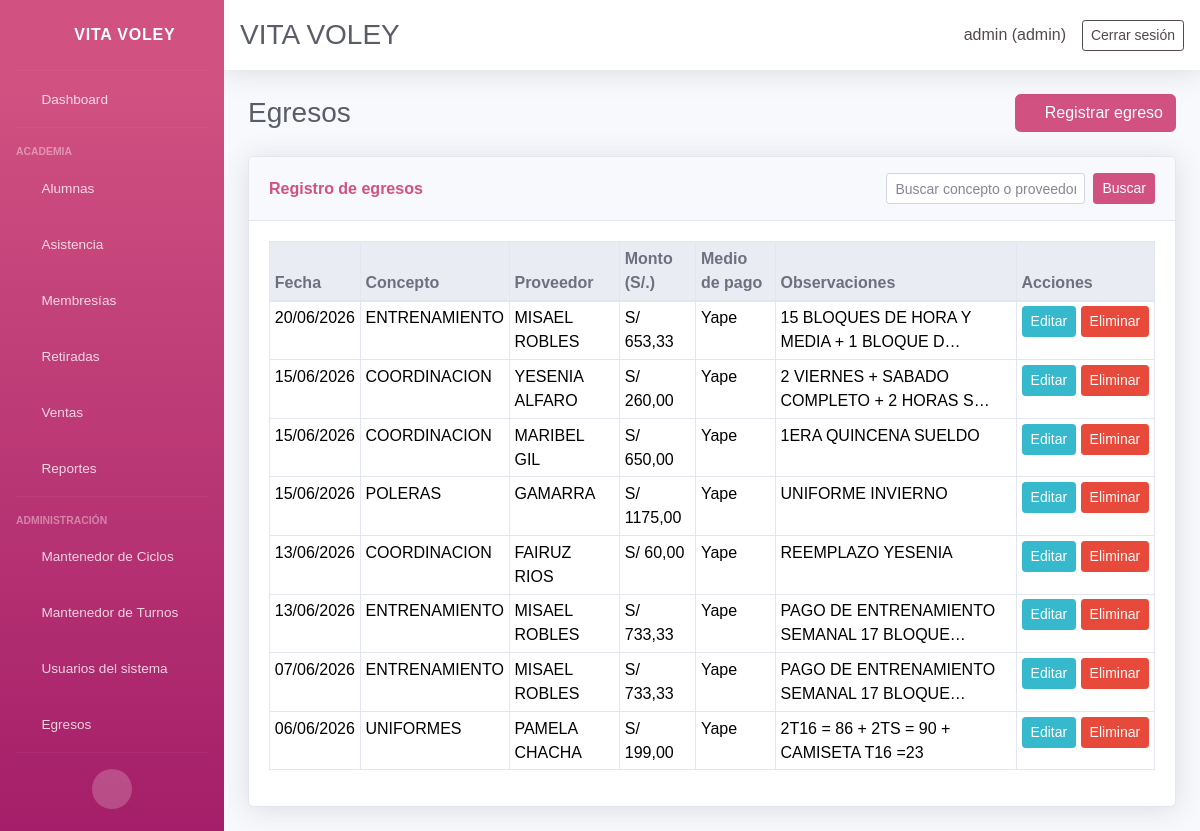
Before: /expenses/ (signed in) with the older database file.
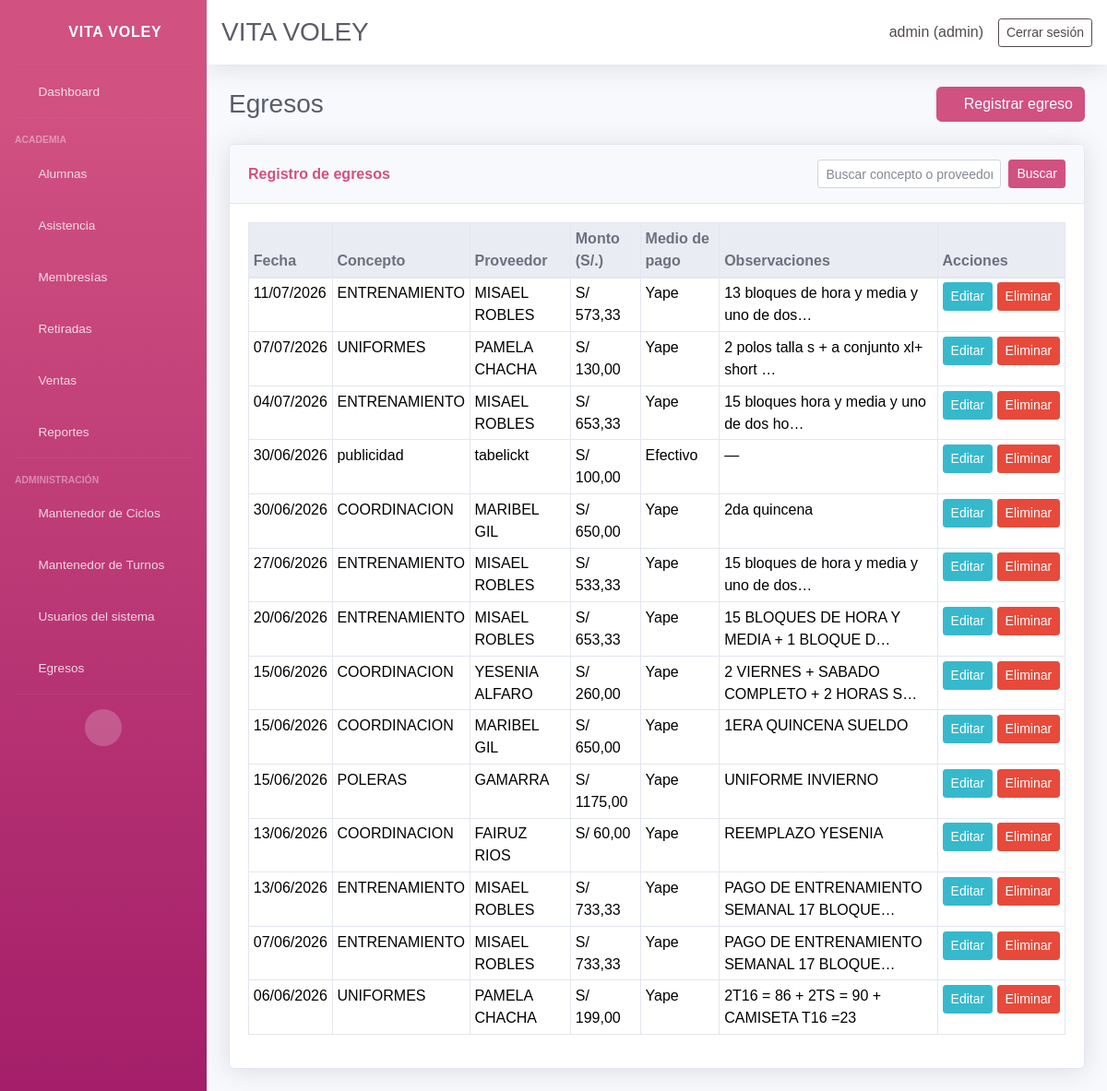
After: the same page with the newer database file.
### core/models.py (models this page shows, shortened)
class AuditableModel(models.Model):
    created_by = models.ForeignKey(
        settings.AUTH_USER_MODEL,
        on_delete=models.SET_NULL,
        null=True,
        blank=True,
        related_name='%(app_label)s_%(class)s_created',
        verbose_name='Creado por',
    )
    updated_by = models.ForeignKey(
        settings.AUTH_USER_MODEL,
        on_delete=models.SET_NULL,
        null=True,
        blank=True,
        related_name='%(app_label)s_%(class)s_updated',
        verbose_name='Actualizado por',
    )
    updated_at = models.DateTimeField(auto_now=True, verbose_name='Actualizado el')
    class Meta:
        abstract = True

class Expense(AuditableModel, models.Model):
    date = models.DateField(default=timezone.now, verbose_name='Fecha')
    concept = models.CharField(max_length=200, verbose_name='Concepto')
    provider = models.CharField(max_length=200, blank=True, verbose_name='Proveedor')
    amount = models.DecimalField(max_digits=10, decimal_places=2, verbose_name='Monto (S/.)')
    payment_method = models.CharField(
        max_length=20,
        choices=PAYMENT_METHOD_CHOICES,
        default='efectivo',
        verbose_name='Medio de pago',
    )
    observations = models.TextField(blank=True, verbose_name='Observaciones')
    created_at = models.DateTimeField(auto_now_add=True)
    class Meta:
        ordering = ['-date', '-created_at']
        verbose_name = 'Egreso'
        verbose_name_plural = 'Egresos'

### core/views_expenses.py (the view)
# urls.py: path('expenses/', views_expenses.expense_list, name='expenses_list'),
@login_required(login_url='login')
def expense_list(request):
    admin_redirect = _ensure_admin(request)
    if admin_redirect:
        return admin_redirect
    query = request.GET.get('q', '').strip()
    expenses = _expenses_queryset(query)
    show_create = request.GET.get('create') == '1'
    form = None
    if request.method == 'POST':
        show_create = True
        form = ExpenseForm(request.POST)
        if form.is_valid():
            form.save()
            return redirect('expenses_list')
    elif show_create:
        form = ExpenseForm()
    return render(request, 'core/expenses.html', {
        'expenses': expenses,
        'query': query,
        'form': form,
        'create_mode': show_create,
    })

### core/audit.py (called while the page is built)
def set_current_user(user):
    _thread_locals.user = user

    def __call__(self, request):
        if getattr(request, 'user', None) and request.user.is_authenticated:
            set_current_user(request.user)
        else:
            set_current_user(None)
        try:
            return self.get_response(request)
        finally:
            set_current_user(None)

### core/context_processors.py (called while the page is built, shortened)
def user_role_context(request):
    user_role = None
    is_admin = False
    is_secretary = False
    if request.user.is_authenticated:
        if request.user.is_superuser:
            user_role = 'admin'
            is_admin = True
    return {
        'user_role': user_role,
        'is_admin': is_admin,
        'is_secretary': is_secretary,
    }

### core/views.py (called while the page is built)
def get_user_role(user):
    if not user.is_authenticated:
        return None
    if user.is_superuser:
        return 'admin'
    profile = getattr(user, 'userprofile', None)
    if profile is not None:
        return profile.role
    return 'secretary'

def _ensure_admin(request):
    if get_user_role(request.user) != 'admin':
        return redirect('dashboard')

### core/views_expenses.py (called while the page is built)
def _expenses_queryset(query=''):
    qs = Expense.objects.all()
    if query:
        qs = qs.filter(
            Q(concept__icontains=query)
            | Q(provider__icontains=query)
            | Q(observations__icontains=query)
        )
    return qs.order_by('-date', '-created_at')

### core/templates/core/expenses.html (shortened to what this page needs)
{% extends 'core/base.html' %}
{% block content %}
<div class="d-sm-flex align-items-center justify-content-between mb-4">
    <h1 class="h3 mb-0 text-gray-800">Egresos</h1>
    {% if not edit_mode %}
    <a class="btn btn-primary" href="{% url 'expenses_list' %}?create=1"><i class="fas fa-plus"></i> Registrar egreso</a>
    {% endif %}
</div>
<div class="card shadow mb-4">
    <div class="card-header py-3 d-flex flex-wrap align-items-center justify-content-between">
        <h6 class="m-0 font-weight-bold text-primary">Registro de egresos</h6>
        <form method="get" class="form-inline mt-2 mt-md-0">
            <input type="text" name="q" value="{{ query }}" class="form-control form-control-sm mr-2 mb-2 mb-md-0" placeholder="Buscar concepto o proveedor">
            <button type="submit" class="btn btn-sm btn-primary mb-2 mb-md-0">Buscar</button>
        </form>
    </div>
    <div class="card-body">
        <div class="table-responsive">
            <table class="table table-bordered table-sm">
                <thead class="thead-light">
                    <tr>
                        <th>Fecha</th>
                        <th>Concepto</th>
                        <th>Proveedor</th>
                        <th>Monto (S/.)</th>
                        <th>Medio de pago</th>
                        <th>Observaciones</th>
                        <th>Acciones</th>
                    </tr>
                </thead>
                <tbody>
                    {% for item in expenses %}
                    <tr>
                        <td>{{ item.date|date:"d/m/Y" }}</td>
                        <td>{{ item.concept }}</td>
                        <td>{{ item.provider|default:"—" }}</td>
                        <td>S/ {{ item.amount|floatformat:2 }}</td>
                        <td>{{ item.get_payment_method_display }}</td>
                        <td>{{ item.observations|default:"—"|truncatechars:40 }}</td>
                        <td class="text-nowrap">
                            <a class="btn btn-sm btn-info" href="{% url 'expense_edit' item.id %}">Editar</a>
                            <form method="post" action="{% url 'expense_delete' item.id %}" class="d-inline" onsubmit="return confirm('¿Eliminar este egreso?');">
                                <button type="submit" class="btn btn-sm btn-danger">Eliminar</button>
                            </form>
                        </td>
                    </tr>
                    {% empty %}
                    <tr><td colspan="7" class="text-center text-muted">No hay egresos registrados.</td></tr>
                    {% endfor %}
                </tbody>
            </table>
        </div>
    </div>
</div>
{% endblock %}

### core/templates/core/base.html (shortened to what this page needs)
{% load static %}
<!DOCTYPE html>
<html lang="es">
<head>
    <link href="{% static 'vendor/fontawesome-free/css/all.min.css' %}" rel="stylesheet" type="text/css">
    <link href="{% static 'vendor/bootstrap/css/bootstrap.min.css' %}" rel="stylesheet" type="text/css">
    <link href="{% static 'css/sb-admin-2.min.css' %}" rel="stylesheet">
</head>
<body id="page-top">
<div id="wrapper">
    {% if user.is_authenticated %}
        {% include 'core/panel.html' %}
        <div id="content-wrapper" class="d-flex flex-column">
            <div id="content">
                {% include 'core/header.html' %}
                <div class="container-fluid">
    {% else %}
                <div class="container py-4">
    {% endif %}
                    {% block content %}{% endblock %}
    {% if user.is_authenticated %}
                </div>
            </div>
        </div>
    {% else %}
                </div>
    {% endif %}
</div>
</body>
</html>

### core/templates/core/panel.html (shortened to what this page needs)
<ul class="navbar-nav bg-gradient-primary sidebar sidebar-dark accordion" id="accordionSidebar">
    <a class="sidebar-brand d-flex align-items-center justify-content-center" href="{% url 'dashboard' %}">
        <div class="sidebar-brand-icon rotate-n-15">
            <i class="fas fa-volleyball-ball"></i>
        </div>
        <div class="sidebar-brand-text mx-3">VITA VOLEY</div>
    </a>
    <hr class="sidebar-divider my-0">
    <li class="nav-item">
        <a class="nav-link" href="{% url 'dashboard' %}">
            <i class="fas fa-fw fa-tachometer-alt"></i>
            <span>Dashboard</span>
        </a>
    </li>
    <hr class="sidebar-divider">
    <div class="sidebar-heading">Academia</div>
    <li class="nav-item">
        <a class="nav-link" href="{% url 'students_list' %}">
            <i class="fas fa-fw fa-users"></i>
            <span>Alumnas</span>
        </a>
    </li>
    <li class="nav-item">
        <a class="nav-link" href="{% url 'attendance' %}">
            <i class="fas fa-fw fa-calendar-check"></i>
            <span>Asistencia</span>
        </a>
    </li>
    <li class="nav-item">
        <a
            class="nav-link collapsed"
            href="#"
            data-toggle="collapse"
            data-target="#collapseMemberships"
            data-bs-toggle="collapse"
            data-bs-target="#collapseMemberships"
            role="button"
            aria-expanded="false"
            aria-controls="collapseMemberships"
        >
            <i class="fas fa-fw fa-id-card"></i>
            <span>Membresías</span>
        </a>
    </li>
    <li class="nav-item">
        <a class="nav-link" href="{% url 'retired_list' %}">
            <i class="fas fa-fw fa-user-slash"></i>
            <span>Retiradas</span>
        </a>
    </li>
    <li class="nav-item">
        <a class="nav-link" href="{% url 'sales_list' %}">
            <i class="fas fa-fw fa-shopping-bag"></i>
            <span>Ventas</span>
        </a>
    </li>
    <li class="nav-item">
        <a class="nav-link" href="{% url 'reports' %}">
            <i class="fas fa-fw fa-file-download"></i>
            <span>Reportes</span>
        </a>
    </li>
    {% if is_admin %}
    <hr class="sidebar-divider">
    <div class="sidebar-heading">Administración</div>
    <li class="nav-item">
        <a class="nav-link" href="{% url 'cycles_list' %}">
            <i class="fas fa-fw fa-layer-group"></i>
            <span>Mantenedor de Ciclos</span>
        </a>
    </li>
    <li class="nav-item">
        <a class="nav-link" href="{% url 'shifts_list' %}">
            <i class="fas fa-fw fa-exchange-alt"></i>
            <span>Mantenedor de Turnos</span>
        </a>
    </li>
    <li class="nav-item">
        <a class="nav-link" href="{% url 'users_list' %}">
            <i class="fas fa-fw fa-user-cog"></i>
            <span>Usuarios del sistema</span>
        </a>
    </li>
    <li class="nav-item">
        <a class="nav-link" href="{% url 'expenses_list' %}">
            <i class="fas fa-fw fa-file-invoice-dollar"></i>
            <span>Egresos</span>
        </a>
    </li>
    {% endif %}
    <hr class="sidebar-divider d-none d-md-block">
    <div class="text-center d-none d-md-inline">
        <button class="rounded-circle border-0" id="sidebarToggle"></button>
    </div>
</ul>

### core/templates/core/header.html (shortened to what this page needs)
<nav class="navbar navbar-expand navbar-light bg-white topbar mb-4 static-top shadow">
    <div class="d-flex align-items-center w-100 justify-content-between">
        <h1 class="h3 mb-0 text-gray-800">VITA VOLEY</h1>
        {% if user.is_authenticated %}
        <div class="d-flex align-items-center">
            <span class="mr-3 text-secondary">{{ request.user.username }} ({{ user_role|default:'Usuario' }})</span>
            <a href="{% url 'logout' %}" class="btn btn-sm btn-outline-secondary">Cerrar sesión</a>
        </div>
        {% endif %}
    </div>
</nav>

Changed rows visible on the page:
added Expense: date "11/07/2026", concept "ENTRENAMIENTO", provider "MISAEL ROBLES", amount "573,33", payment_method "Yape", observations "13 bloques de hora y media y uno de dos…"
added Expense: date "07/07/2026", concept "UNIFORMES", provider "PAMELA CHACHA", amount "130,00", payment_method "Yape", observations "2 polos talla s + a conjunto xl+ short …"
added Expense: date "04/07/2026", concept "ENTRENAMIENTO", provider "MISAEL ROBLES", amount "653,33", payment_method "Yape", observations "15 bloques hora y media y uno de dos ho…"
added Expense: date "30/06/2026", concept "publicidad", provider "tabelickt", amount "100,00", payment_method "Efectivo", observations "—"
added Expense: date "30/06/2026", concept "COORDINACION", provider "MARIBEL GIL", amount "650,00", payment_method "Yape", observations "2da quincena"
added Expense: date "27/06/2026", concept "ENTRENAMIENTO", provider "MISAEL ROBLES", amount "533,33", payment_method "Yape", observations "15 bloques de hora y media y uno de dos…"
